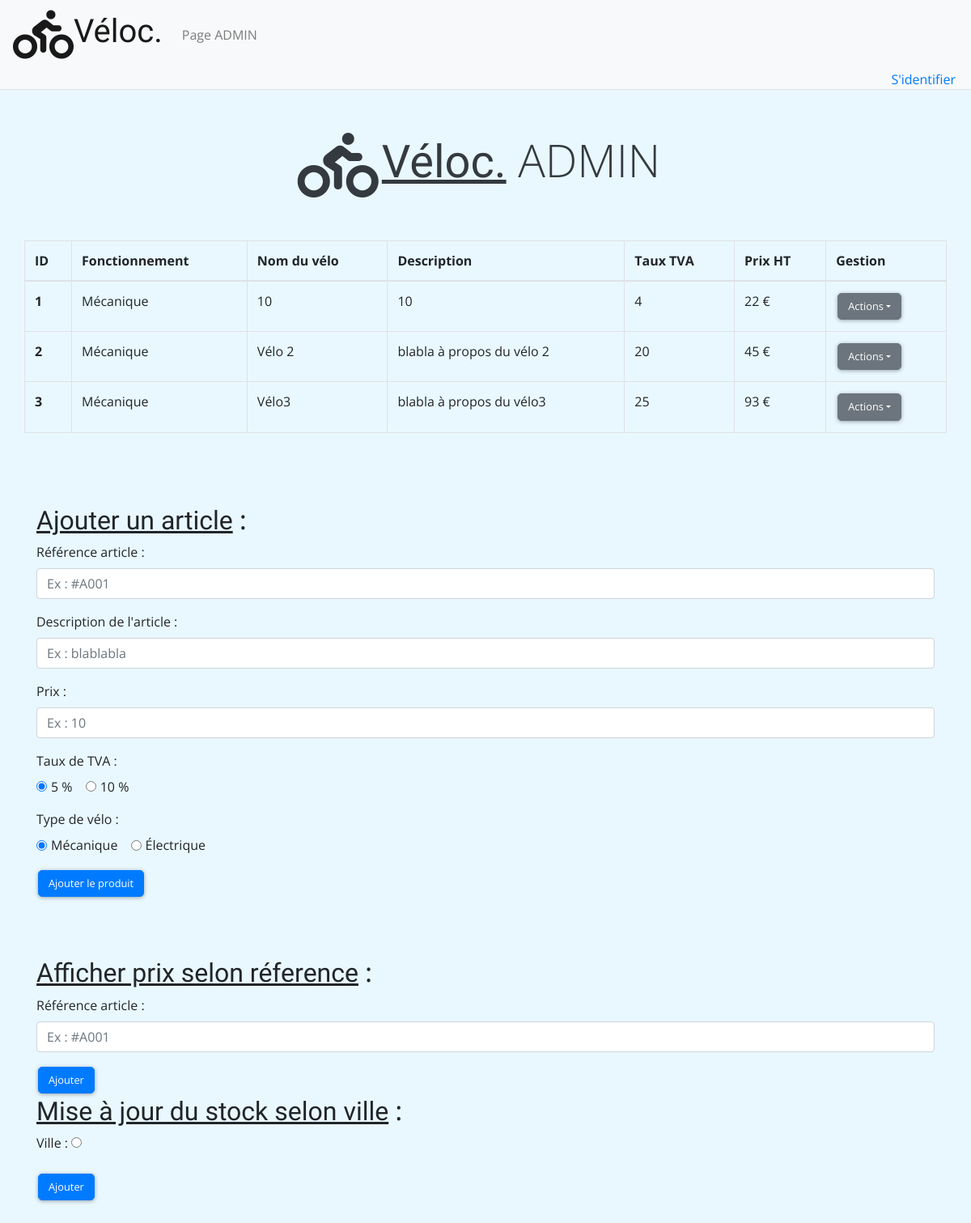
The app's page /admin/admin.php, older data.
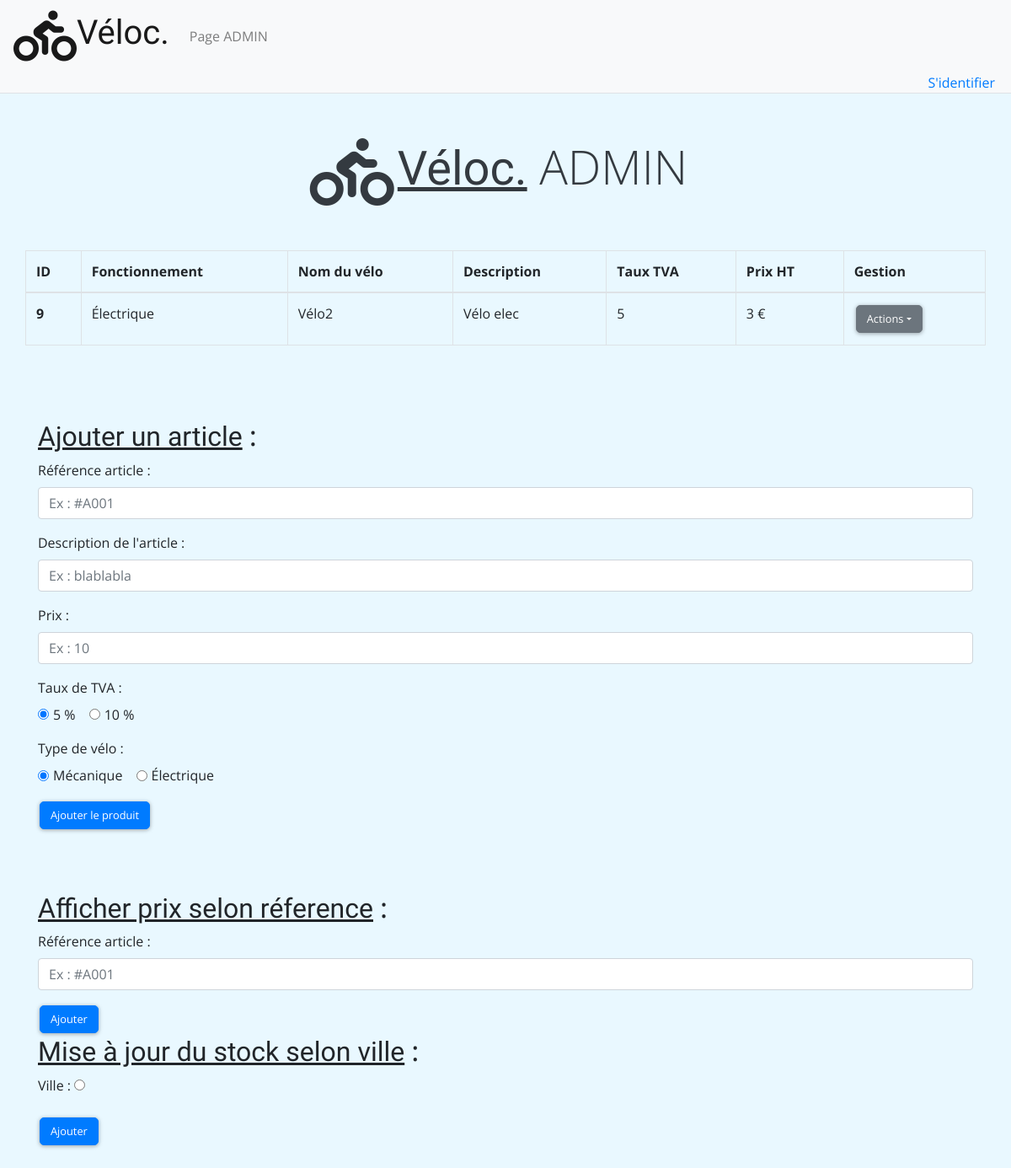
The same page, newer data.
### tables this page shows
CREATE TABLE IF NOT EXISTS `articles` (
  `idarticles` int(11) NOT NULL AUTO_INCREMENT,
  `nom_article` varchar(45) NOT NULL,
  `description_article` varchar(45) NOT NULL,
  `prix_article_HT` int(11) NOT NULL,
  `taux_tva` int(11) NOT NULL,
  `type_article` tinyint(1) NOT NULL COMMENT '0 = meca; 1=elec',
  PRIMARY KEY (`idarticles`)
);

### admin/admin.php (the view, shortened to what this page needs)
<?php
    $db = connect("veloc");
    if(isset($_GET["idarticles"])){
        $idarticles = trim(htmlspecialchars($_GET["idarticles"]));
    }else{
        $idarticles = null;
    }
    if(isset($_POST["nom_article"])){
        $nom_article = trim(htmlspecialchars($_POST["nom_article"]));
    }else{
        $nom_article = null;
    }
    if(isset($_POST["description_article"])){
        $description_article = trim(htmlspecialchars($_POST["description_article"]));
    }else{
        $description_article = null;
    }
    if(isset($_POST["type_article"])){
        $type_article = trim(htmlspecialchars($_POST["type_article"]));
    }else{
        $type_article = null;
    }
    if(isset($_POST["taux_tva"])){
        $taux_tva = trim(htmlspecialchars($_POST["taux_tva"]));
    }else{
        $taux_tva = null;
    }
    if(isset($_POST["prix_article_HT"])){
        $prix_article_HT = trim(htmlspecialchars($_POST["prix_article_HT"]));
    }else{
        $prix_article_HT = null;
    }
?>
<!doctype html>
    <html lang="fr">
        <head>
            <link rel="stylesheet" href="https://stackpath.bootstrapcdn.com/bootstrap/4.3.1/css/bootstrap.min.css">
            <link rel="stylesheet" href="../assets/style.css"/>
        </head>
        <body>
            <div id="contenu_principal">
                <header class="border-bottom bg-light fixed-top roboto">
                    <nav class="navbar navbar-expand-lg navbar-light bg-light">
                        <a class="navbar-brand d-flex" href="#">
                            <i class="fas fa-biking fa-3x"></i>
                            <h1><span class="righteous">Véloc.</span></h1>
                        </a>
                        <div class="collapse navbar-collapse" id="navbarNav">
                            <ul class="navbar-nav">
                                <li class="nav-item">
                                    <a class="nav-link" href="#">Page ADMIN</a>
                                </li>
                            </ul>
                        </div>
                    </nav>
                    <div class="col-12 d-flex justify-content-end">
                        <a href="" class="pr-1" data-toggle="modal" data-target="#modalSignIn">S'identifier </a>
                    </div>
                </header>
                <section class="roboto">
                    <div class="" id="home">
                        <h1 class="mb-4">
                            <a class="navbar-brand d-flex justify-content-center text-dark text-center text-wrap" href="#">
                                <i class="fas fa-biking fa-4x mr-1"></i>
                                <h2 class="display-4"><u><span class="righteous">Véloc.</span></u> ADMIN</h2>
                            </a>
                        </h1>
                        <br>
<?php
    try{
        $req = $db->prepare("SELECT * FROM articles ");
        $req-> bindParam(":idarticles", $idarticles, PDO::PARAM_INT);
        $req-> bindParam(":nom_article", $nom_article, PDO::PARAM_STR);
        $req-> bindParam(":description_article", $description_article, PDO::PARAM_STR);
        $req-> bindParam(":type_article", $type_article, PDO::PARAM_INT);
        $req-> bindParam(":taux_tva", $taux_tva, PDO::PARAM_INT);
        $req-> bindParam(":prix_article_HT", $prix_article_HT, PDO::PARAM_INT);
        $req->execute();
?>
                        <table class="container table table-bordered">
                            <thead>
                                <tr>
                                    <th scope="col">ID</th>
                                    <th scope="col">Fonctionnement</th>
                                    <th scope="col">Nom du vélo</th>
                                    <th scope="col">Description</th>
                                    <th scope="col">Taux TVA</th>
                                    <th scope="col">Prix HT</th>
                                    <th scope="col">Gestion</th>
                                </tr>
                            </thead>
                            <tbody>
<?php
        while($data = $req->fetchObject()){
            if($data->type_article == 0){
                $data->type_article = "Mécanique";
            }elseif($data->type_article == 1){
                $data->type_article = "Électrique";
            }else{
                $data->type_article = "Inconnu";
            }
?>
                                <tr>
                                    <th scope="row"><?php echo $data->idarticles; ?></th>
                                    <td><?php echo $data->type_article; ?></td>
                                    <td><?php echo $data->nom_article; ?></td>
                                    <td><?php echo $data->description_article; ?></td>
                                    <td><?php echo $data->taux_tva; ?></td>
                                    <td><?php echo $data->prix_article_HT; ?> €</td>
                                    <td>
                                        <button class="btn btn-secondary dropdown-toggle" type="button" id="dropdownGestion" data-toggle="dropdown" aria-haspopup="true" aria-expanded="false">Actions</button>
                                    </td>
                                </tr>
<?php
        }
    }catch (Exception $e){
        echo $e->getMessage();
    }
?>
                            </tbody>
                        </table>
                        <br><br><br>
                        <div class="container">
                            <h2 class=""><u><span class="righteous">Ajouter un article</u> :</span></h2>
                            <form method="POST" action="recueil.php">
                                <div class="form-group">
                                    <label for="nom_article"> Référence article :</label>
                                    <input type="text" class="form-control" id="nom_article" aria-describedby="ref" name="nom_article" placeholder="Ex : #A001">
                                </div>
                                <div class="form-group">
                                    <label for="description_article"> Description de l'article :</label>
                                    <input type="text" class="form-control" id="description_article" aria-describedby="ref" name="description_article" placeholder="Ex : blablabla">
                                </div>
                                <div class="form-group">
                                    <label for="prix_article_HT"> Prix :</label>
                                    <input type="number" class="form-control" id="prix_article_HT" aria-describedby="ref" name="prix_article_HT" placeholder="Ex : 10">
                                </div>
                                <div class="form-group">
                                    <label for="taux_tva"> Taux de TVA :</label><br>
                                    <div class="form-check form-check-inline">
                                        <input class="form-check-input" type="radio" name="taux_tva" id="taux_tva1" value="5" checked>
                                        <label class="form-check-label" for="taux_tva1">5 %</label>
                                    </div>
                                    <div class="form-check form-check-inline">
                                        <input class="form-check-input" type="radio" name="taux_tva" id="taux_tva2" value="10">
                                        <label class="form-check-label" for="taux_tva2">10 %</label>
                                    </div>
                                </div>
                                <div class="form-group">
                                    <label for="type_article"> Type de vélo :</label><br>
                                    <div class="form-check form-check-inline">
                                        <input class="form-check-input" type="radio" name="type_article" id="type_article1" value="0" checked>
                                        <label class="form-check-label" for="type_article1">Mécanique</label>
                                    </div>
                                    <div class="form-check form-check-inline">
                                        <input class="form-check-input" type="radio" name="type_article" id="type_article2" value="1">
                                        <label class="form-check-label" for="type_article2">Électrique</label>
                                    </div>
                                </div>
                                <button name="submitAjoutArticle" type="submit" class="btn btn-primary">Ajouter le produit</button>
                            </form>
                        </div>
                        <br><br><br>
                        <div class="container">
                            <h2 class=""><u><span class="righteous">Afficher prix selon réference</u> :</span></h2>
                            <form method="POST" action="showArticle.php">
                                <div class="form-group">
                                    <label for="nom_article"> Référence article :</label>
                                    <input type="text" class="form-control" id="nom_article" aria-describedby="ref" name="nom_article" placeholder="Ex : #A001">
                                </div>
                                <button type="submit" class="btn btn-primary">Ajouter</button>
                            </form>
                        </div>
                        <div class="container">
                        <h2 class=""><u><span class="righteous">Mise à jour du stock selon ville</u> :</span></h2>
                        <form method="POST" action="showArticle.php">
                            <div class="form-group">
                                <label for="nom_ville"> Ville :</label>
                                <input type="radio" id="nom_ville" aria-describedby="ref" name="nom_ville" value="Paris">
                            </div>
                            <button type="submit" class="btn btn-primary">Ajouter</button>
                        </form>
                        </div>
                    </div>
            </div>
  </body>
</html>

### assets/style.css (style rules this page uses)
*, *:before, *:after { box-sizing: border-box; -webkit-font-smoothing: antialiased; -moz-osx-font-smoothing: grayscale; }
#contenu_principal { overflow-x: -moz-hidden-unscrollable; }
section { overflow-x: hidden; overflow-y: hidden; padding-top: 109px; }
#home { background-color: #e9f8ff ; padding-top: 50px; padding-bottom: 85px; }
.righteous { font-family: 'Righteous', cursive!important; }
.roboto { font-family: 'Open Sans', sans-serif; }
.btn { clear:both; white-space:nowrap; font-size:.8em; display:inline-block; border-radius:5px; box-shadow: 0 1px 5px 0 rgba(0, 0, 0, 0.35); margin:2px; -webkit-transition:all .5s; -moz-transition:all .5s; transition:all .5s; overflow:hidden }

Row changes from the older to the newer data that the page shows:
removed articles: idarticles "1", type_article "Mécanique", nom_article "10", description_article "10", taux_tva "4", prix_article_HT "22"
removed articles: idarticles "2", type_article "Mécanique", nom_article "Vélo 2", description_article "blabla à propos du vélo 2", taux_tva "20", prix_article_HT "45"
removed articles: idarticles "3", type_article "Mécanique", nom_article "Vélo3", description_article "blabla à propos du vélo3", taux_tva "25", prix_article_HT "93"
added articles: idarticles "9", type_article "Électrique", nom_article "Vélo2", description_article "Vélo elec", taux_tva "5", prix_article_HT "3"
